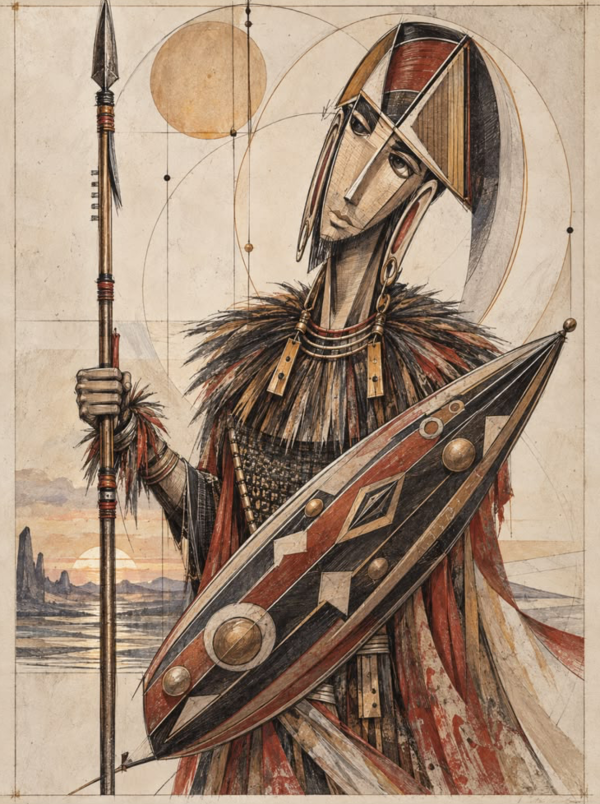
#> input picture input/guerrero.png, 1200 x 1608 px (shown at 1/2 size)
$ python lineart.py ../../input/guerrero.png
#> lines starting #> are read from the running program, lines starting #| are printed output that depends on the picture; after the words box and inside, x2 and y2 are one past the last pixel; in counts of white or black regions, pixels touching at a corner belong together
### plotter/estilos/plotlib.py
"""Utilidades comunes: escribir polilíneas (en mm) como SVG con capas tipo Inkscape.

Cada capa = una pluma. NextDraw / Inkscape reconocen las capas por su nombre ("1", "2"...).
"""
from __future__ import annotations
import numpy as np

PAPELES = {  # ancho x alto en mm (vertical)
    "A6": (105, 148), "A5": (148, 210), "A4": (210, 297), "A3": (297, 420), "A2": (420, 594), "A1": (594, 841),
    "letter": (215.9, 279.4), "tabloid": (279.4, 431.8),
    # áreas útiles aproximadas de los NextDraw
    "nextdraw8511": (215.9, 279.4), "nextdraw1117": (279.4, 431.8), "nextdraw2234": (558.8, 863.6),
}


def paper(name: str, landscape: bool = False):
    w, h = PAPELES[name] if name in PAPELES else PAPELES[name.upper()]
    return (h, w) if landscape else (w, h)


def write_svg(path, layers, size_mm, colors=None, stroke_mm=0.3, widths=None):
    """layers: dict nombre -> lista de polilíneas (arrays Nx2 en mm)."""
    w, h = size_mm
    colors = colors or {}
    widths = widths or {}
    default = ["#111111", "#d62828", "#1d70b8", "#2a9d8f", "#e9a400", "#7b2cbf"]
    out = [f'<svg xmlns="http://www.w3.org/2000/svg" '
           f'xmlns:inkscape="http://www.inkscape.org/namespaces/inkscape" '
           f'width="{w}mm" height="{h}mm" viewBox="0 0 {w} {h}">']
    for i, (name, lines) in enumerate(layers.items()):
        col = colors.get(name, default[i % len(default)])
        out.append(f'<g inkscape:groupmode="layer" inkscape:label="{i+1}-{name}" id="layer{i+1}" '
                   f'fill="none" stroke="{col}" stroke-width="{widths.get(name, stroke_mm)}" stroke-linecap="round" stroke-linejoin="round">')
        for pl in lines:
            pl = np.asarray(pl)
            if len(pl) < 2:
                continue
            pts = " ".join(f"{x:.2f},{y:.2f}" for x, y in pl)
            out.append(f'<polyline points="{pts}"/>')
        out.append("</g>")
    out.append("</svg>")
    with open(path, "w") as f:
        f.write("\n".join(out))
    n = sum(len(v) for v in layers.values())
    print(f"SVG: {path}  ({n} trazos, {len(layers)} capa(s), {w}x{h} mm)")


def fit(lines_by_layer, size_mm, margin_mm=15, flip_y=False):
    """Escala y centra todas las capas dentro del papel con margen."""
    allpts = np.vstack([np.asarray(p) for ls in lines_by_layer.values() for p in ls if len(p)])
    mn, mx = allpts.min(0), allpts.max(0)
    w, h = size_mm
    s = min((w - 2 * margin_mm) / max(mx[0] - mn[0], 1e-9), (h - 2 * margin_mm) / max(mx[1] - mn[1], 1e-9))
    off = np.array([(w - (mx[0] - mn[0]) * s) / 2, (h - (mx[1] - mn[1]) * s) / 2])
    res = {}
    for k, ls in lines_by_layer.items():
        out = []
        for p in ls:
            q = (np.asarray(p, float) - mn) * s
            if flip_y:
                q[:, 1] = (mx[1] - mn[1]) * s - q[:, 1]
            out.append(q + off)
        res[k] = out
    return res


# [15 lines left out: function value_noise, not called in this run]

### plotter/estilos/lineart.py
"""Imagen -> dibujo de líneas (contornos), estilo plano/blueprint/ilustración.

Detecta bordes (Canny) y los convierte en trazos vectoriales. Ideal para logos, planos,
ilustraciones con contornos marcados y fotos con buen contraste.

  python lineart.py foto.jpg -o foto_lineas.svg --papel A4 --detalle 2
  --detalle 1..5 (más alto = más líneas), --min-largo en px para descartar ruido
"""
import argparse
import cv2
import numpy as np
import plotlib


def main():
    ap = argparse.ArgumentParser()
    ap.add_argument("imagen"); ap.add_argument("-o", "--salida", default="lineart.svg")
    ap.add_argument("--papel", default="A4"); ap.add_argument("--horizontal", action="store_true")
    ap.add_argument("--detalle", type=int, default=2)
    ap.add_argument("--min-largo", type=int, default=12)
    ap.add_argument("--suavizado", type=float, default=1.2, help="tolerancia de simplificación en px")
    a = ap.parse_args()

    img = cv2.imread(a.imagen, cv2.IMREAD_GRAYSCALE)
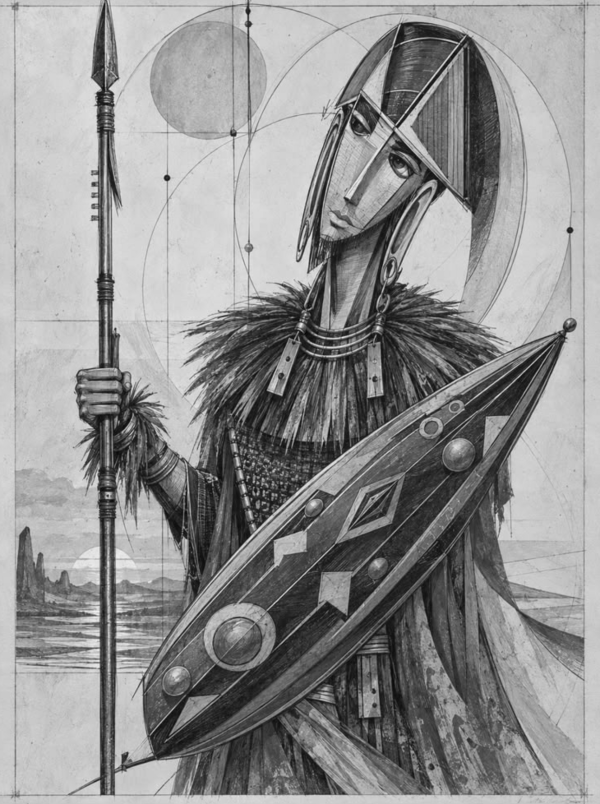
#> img: shape (1608, 1200) (shown at 1/2 size); min 6, max 243, mean 144.7
    scale = 1600 / max(img.shape)
#> scale = 0.995
    img = cv2.resize(img, None, fx=scale, fy=scale, interpolation=cv2.INTER_AREA)
#> img: shape (1600, 1194)
    img = cv2.bilateralFilter(img, 9, 60, 60)
    hi = {1: 200, 2: 150, 3: 110, 4: 80, 5: 55}[max(1, min(5, a.detalle))]
    edges = cv2.Canny(img, hi / 2.5, hi)
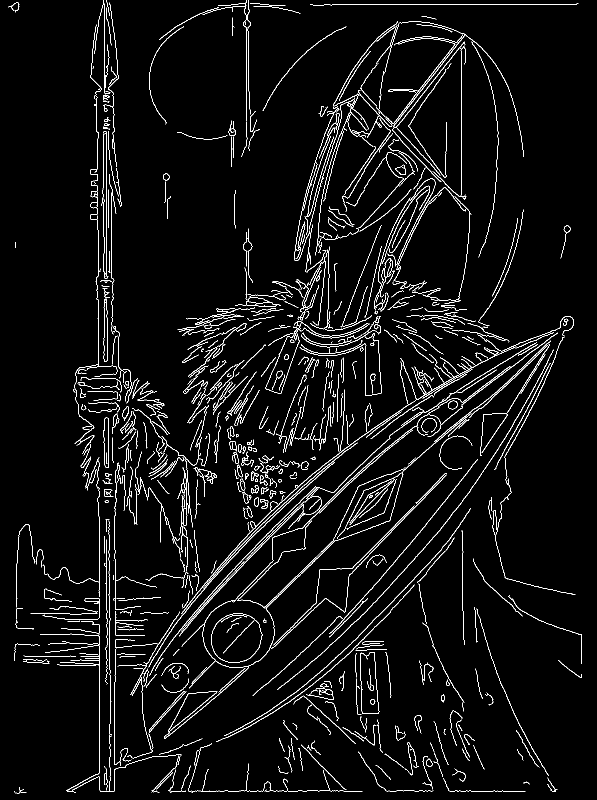
#> edges: shape (1600, 1194) (shown at 1/2 size); 4.2% white in thin lines or dots
    edges = cv2.ximgproc.thinning(edges) if hasattr(cv2, "ximgproc") else edges
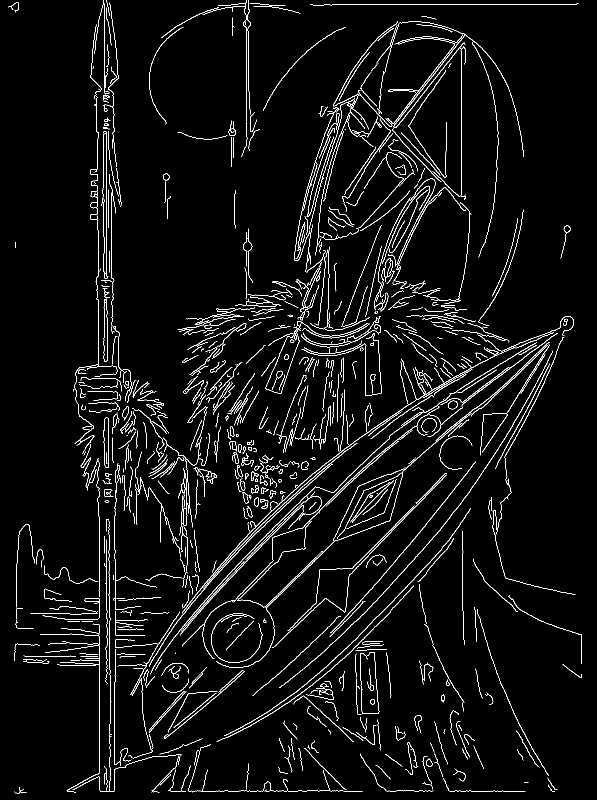
#> edges: shape (1600, 1194) (shown at 1/2 size); 4% white in thin lines or dots
    contours, _ = cv2.findContours(edges, cv2.RETR_LIST, cv2.CHAIN_APPROX_NONE)
#> contours = 797 contours, 542 with area under 20; largest, box (x1, y1, x2, y2) and area: (364, 684, 1100, 1336) 1197, (207, 597, 215, 723) 723, (207, 605, 215, 723) 687, (301, 685, 1074, 1349) 616, (774, 69, 932, 400) 514
    lines = []
    for c in contours:
        if cv2.arcLength(c, False) < a.min_largo:
            continue
        c = cv2.approxPolyDP(c, a.suavizado, False)[:, 0, :]
        lines.append(c.astype(float))
#> this loop made 797 passes
#> c on passes 6, 10, 18: [[1050, 1564], [1048, 1565], [1056, 1565], [1051, 1564]], [[341, 1548], [321, 1568], [321, 1570], [341, 1549]], [[497, 1527], [492, 1578], [497, 1528]]
#> after the loop, lines = 757 point arrays, longest 207 points
    size = plotlib.paper(a.papel, a.horizontal)
    plotlib.write_svg(a.salida, plotlib.fit({"lineas": lines}, size), size)
#> in fit, `allpts = np.vstack([np.asarray(p) for ls in lines_by_layer.values() fo..`: allpts = 8886 pairs, first value 16 to 1163, second value 0 to 1586
#> in fit, `mn, mx = allpts.min(0), allpts.max(0)`: mn = [16, 0]; mx = [1163, 1586]
#> in fit, `s = min((w - 2 * margin_mm) / max(mx[0] - mn[0], 1e-9), (h - 2 * margi..`: s = 0.157
#> in fit, `off = np.array([(w - (mx[0] - mn[0]) * s) / 2, (h - (mx[1] - mn[1]) * ..`: off = [15, 24.05]
#> the loop in fit, `for k, ls in lines_by_layer.items():` made 1 pass
#> (k, ls) on pass 1: ('lineas', 757 point arrays, longest 207 points)
#> after the loop in fit, `for k, ls in lines_by_layer.items():`: res = 1 item
#> in write_svg, `w, h = size_mm`: w = 210; h = 297
#> the loop in write_svg, `for i, (name, lines) in enumerate(layers.items()):` made 1 pass
#> (name, lines, col) on pass 1: ('lineas', 757 point arrays, longest 207 points, '#111111')
#> after the loop in write_svg, `for i, (name, lines) in enumerate(layers.items()):`: out = 760 items
#> in write_svg, `n = sum(len(v) for v in layers.values())`: n = 757
#| SVG: lineart.svg  (757 trazos, 1 capa(s), 210x297 mm)


if __name__ == "__main__":
    main()
